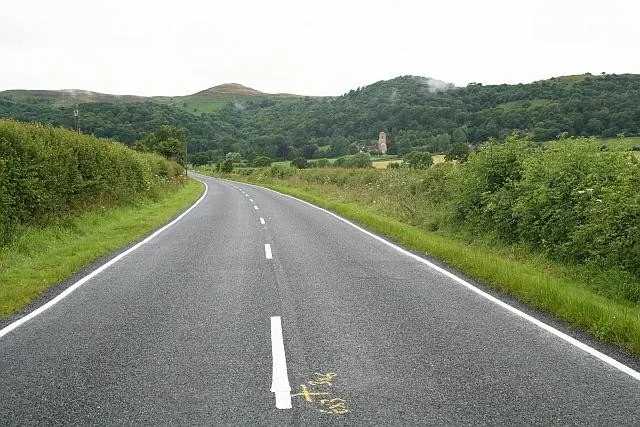
#> input picture src/Perception/test/road4.jpg, 640 x 427 px
$ python main.py
#> lines starting #> are read from the running program, lines starting #| are printed output that depends on the picture
### src/Perception/src/lane_detect.py
import numpy as np
import cv2
import numpy as np
import matplotlib.pyplot as plt
from sklearn.cluster import DBSCAN
from sklearn.preprocessing import StandardScaler

# import os
# os.environ["QT_QPA_PLATFORM"] = "offscreen"
# import matplotlib
# matplotlib.use('Qt5Agg')

def find_plateaus(img,
                  ascent_threshold=50,
                  winning_percentage=0.4,
                  ascent_to_plateau=20,
                  min_pixels_to_plateau=3,
                  lower_pixel_limit=5,
                  upper_pixel_limit=100,
                  confidence_interval=0.08):
    '''
    # Status:
    0. Did not pass threshold
    1. Segment not long enough
    2. Segment too long
    3. Did not pass winning threshold
    4. Did not pass ascent to plateau threshold
    5. Did not pass noise test
    6. PassedDocstring for find_plateaus
    '''
    if type(img) == str:
        img = cv2.imread(img)

    gray = cv2.cvtColor(img, cv2.COLOR_BGR2GRAY)
    _, w = gray.shape
    boundary_points = []
    status = [0, 0, 0, 0, 0, 0, 0]

    for i, row in enumerate(gray):
        row = row.tolist()
        j = 0
        while j < w - 1:
            # If no abrupt change: skip
            if abs(row[j] - row[j + 1]) < ascent_threshold:
                status[0] += 1
                j += 1
                continue

            # If abrupt change: find plateau
            ascent_value_pos = j
            ascent_value = row[ascent_value_pos]
            buffer = [j + 1]
            j += 2
            while j < w - 1 and abs(row[j] - row[j - 1]) < ascent_threshold:
                buffer.append(j)
                j += 1

            if len(buffer) < lower_pixel_limit:
                status[1] += 1
                continue
            if len(buffer) > upper_pixel_limit:
                status[2] += 1
                continue

            # Range Boyer-Moore voting for plateau
            plateau_pos = buffer[0]
            plateau = row[plateau_pos]
            counter = 0
            for pos in buffer:
                if counter == 0:
                    plateau_pos = pos
                    plateau = row[plateau_pos]
                    counter += 1
                else:
                    if (1 - confidence_interval) * plateau <= row[pos] <= (1 + confidence_interval) * plateau:
                        counter += 1
                    else:
                        counter -= 1


            # Check if plateau is stable & does not come from white noise
            counter = sum(1 for pos in buffer if (1 - confidence_interval) * plateau <= row[pos] <= (1 + confidence_interval) * plateau)

            if not counter >= len(buffer) * winning_percentage:
                status[3] += 1
                continue
            if not abs(plateau - ascent_value) >= ascent_to_plateau:
                status[4] += 1
                continue
            if not abs(plateau_pos - ascent_value_pos) <= min_pixels_to_plateau:
                status[5] += 1
                continue

            status[6] += 1
            boundary_points.append((plateau_pos, i))

    return boundary_points, status

def deproject_points(points, h, theta, f, k, u0, v0, eps=1e-8):
    world_points = []
    theta_rad = theta * np.pi / 180
    cos_theta = np.cos(theta_rad)
    sin_theta = np.sin(theta_rad)
    alpha = f / k
    for u, v in points:
        norm_u = (u - u0) / alpha
        norm_v = (v - v0) / alpha
        # scale = h / (cos_theta * norm_v - sin_theta + eps)
        # world_points.append((norm_u * scale, norm_v * scale))
        scale = h / (sin_theta * norm_v - cos_theta + eps)
        world_points.append((float(norm_u * scale), float(cos_theta * norm_v + sin_theta) * scale))

    return world_points


def dbscan_cluster(points, eps=0.5, min_samples=2, standardise=True):
    """
    Cluster points using DBSCAN algorithm.
    Separates left and right lane boundaries based on spatial proximity.

    Args:
        points: List of (x, y) coordinates
        eps: Distance threshold for clustering
        min_samples: Minimum points per cluster
        standardise: Whether to standardize features

    Returns:
        List of cluster labels (noise points labeled as -1)
    """
    if len(points) < min_samples:
        return [-1] * len(points)

    rescaled_points = StandardScaler().fit_transform(np.array(points.copy())) if standardise else points
    clusters = DBSCAN(eps=eps, min_samples=min_samples).fit(rescaled_points)

    return clusters.labels_.tolist()


def find_lane_points(points, labels):
    """
    Returns respectively the left and right lane.
    """
    if labels == [-1] or len(labels) == 0:
        return {}

    points_with_labels = {}
    for point, label in zip(points, labels):
        if label == -1:
            continue
        label = str(label)
        if label not in points_with_labels:
            points_with_labels[label] = [point]
        else:
            points_with_labels[label].append(point)

    max_len = 0
    second_max_len = 0
    left_lane_label = '0'
    right_lane_label = '0'
    for i in range(len(points_with_labels)):
        i = str(i)
        points_cnt = len(points_with_labels[i])
        if points_cnt >= max_len:
            if points_cnt != max_len:
                second_max_len = max_len
                right_lane_label = left_lane_label
            max_len = points_cnt
            left_lane_label = i
        elif len(points_with_labels[i]) > second_max_len:
            second_max_len = points_cnt
            right_lane_label = i

    left_mean_x = float(np.mean(np.array(points_with_labels[left_lane_label])[:, 0]))
    right_mean_x = float(np.mean(np.array(points_with_labels[right_lane_label])[:, 0]))

    if left_mean_x >= right_mean_x:
        left_lane_label, right_lane_label = right_lane_label, left_lane_label

    return points_with_labels[left_lane_label], points_with_labels[right_lane_label]


def fit_polynomial(points, degree=2, threshold=10):
    if len(points) < threshold:
        return None

    try:
        points = np.array(points)
        sorted_points = points[points[:, 0].argsort()]
        coefficients = np.polyfit(sorted_points[:, 0], sorted_points[:, 1], degree)
        return np.poly1d(coefficients)
    except Exception as e:
        print(f"Polynomial fitting error: {e}")
        return None


def suggest_path(left_lane_points, right_lane_points, diff_y=10):
    left_lane_points = np.array(left_lane_points)
    right_lane_points = np.array(right_lane_points)
    left_lane_points = left_lane_points[left_lane_points[:, 1].argsort()]
    right_lane_points = right_lane_points[right_lane_points[:, 1].argsort()]

    min_y_left = np.min(left_lane_points[:, 1])
    max_y_left = np.max(left_lane_points[:, 1])
    min_y_right = np.min(right_lane_points[:, 1])
    max_y_right = np.max(right_lane_points[:, 1])

    suggested_points = []
    for y in np.arange(min(min_y_left, min_y_right), max(max_y_left, max_y_right)):
        buffer_left = left_lane_points[(left_lane_points[:, 1] >= y - diff_y) & (left_lane_points[:, 1] <= y + diff_y)]
        buffer_right = right_lane_points[(right_lane_points[:, 1] >= y - diff_y) & (right_lane_points[:, 1] <= y + diff_y)]
        if not len(buffer_left) or not len(buffer_right):
            continue

        mean_x = (np.mean(buffer_left[:, 0]) + np.mean(buffer_right[:, 0])) / 2
        suggested_points.append((mean_x, y))

    return fit_polynomial(suggested_points)


# [70 lines left out: functions display_points, display_clusters, display_polynomials, not called in this run]


def run_lane_detect(img, h, theta, f, k, eps=1e-8, use_deprojected=False):
    if type(img) == str:
        img = cv2.imread(img)

    height, width, _ = img.shape
    points, _ = find_plateaus(img)
    deprojected = deproject_points(points, h, theta, f, k, width / 2, height / 2, eps=eps)
    labels = dbscan_cluster(deprojected, eps=0.3)
    if use_deprojected:
        points = deprojected
    first_lane, second_lane = find_lane_points(points, labels)
    return suggest_path(first_lane, second_lane), fit_polynomial(first_lane), fit_polynomial(second_lane)


# [45 lines left out: functions add_lanes_to_image, main, not called in this run]

    # [4 lines of commented-out code are left out]

# [2 lines that do not run on import are left out]


### src/Perception/src/lane_keeping.py
import numpy as np
import math

class LaneController:
    def __init__(self,
                wheelbase=26.5,
                max_steering_angle=25,
                max_speed=25.0,
                min_speed=10.0,
                lane_width=37.0):

        self.L = wheelbase
        self.max_steer = np.deg2rad(max_steering_angle)
        self.max_speed = max_speed
        self.min_speed = min_speed
        self.lane_width = lane_width

        # tuning hyperparameters
        self.k_lookahead = 1.0
        self.min_lookahead = 40.0
        self.lookahead_radius = 0
        self.k_speed = 30.0
        self.alpha = 0.6

        self.prev_steer = 0.0
        self.no_lane_counter = 0
        self.PATIENCE_LIMIT = 15

    def get_control(self, left_poly, right_poly, current_speed=15.0):
        target_poly, offset_mode = self._select_target_path(left_poly, right_poly)

        if target_poly is None:
            self.no_lane_counter += 1
            if self.no_lane_counter < self.PATIENCE_LIMIT:
                return self.prev_steer, self.min_speed, "FREE"
            else:
                return 0.0, 0.0, "NO_LANE"

        self.no_lane_counter = 0

        self.lookahead_radius = self.min_lookahead + (self.k_lookahead * (current_speed))
        self.lookahead_radius = max(self.min_lookahead, min(self.lookahead_radius, 120))

        try:
            gx, gy = self._find_circle_intersection(target_poly, self.lookahead_radius, offset_mode)

        except Exception as e:
            return self.prev_steer, 0.0, "MATH_ERR"

        alpha_angle = math.atan2(gx, gy)

        # Steering Angle = atan(2 * L * sin(alpha) / Ld)
        steer_rad = math.atan((2 * self.L * math.sin(alpha_angle)) / self.lookahead_radius)
        steer_rad = np.clip(steer_rad, -self.max_steer, self.max_steer)

        # 4. Smoothing
        steer_rad = (self.alpha * steer_rad) + ((1 - self.alpha) * self.prev_steer)
        self.prev_steer = steer_rad

        # 5. Speed Control
        curvature = abs(steer_rad)
        target_speed = self.max_speed / (1 + self.k_speed * curvature)
        target_speed = max(self.min_speed, min(self.max_speed, target_speed))

        # 6. State
        steer_deg = np.rad2deg(steer_rad)
        state = "STRAIGHT"
        if steer_deg > 3: state = "RIGHT_TURN"
        elif steer_deg < -3: state = "LEFT_TURN"

        return steer_deg, target_speed, state

    def _select_target_path(self, left_poly, right_poly):
        if left_poly is not None and right_poly is not None:
            # Average the coefficients for center path
            avg_coeffs = (left_poly.coeffs + right_poly.coeffs) / 2
            return np.poly1d(avg_coeffs), "CENTER"
        elif left_poly is not None:
            return left_poly, "RIGHT_OFFSET"
        elif right_poly is not None:
            return right_poly, "LEFT_OFFSET"
        return None, "NONE"

    def _find_circle_intersection(self, poly, radius, mode):
        # [28 lines of commented-out code are left out]

        new_coeffs = poly.coeffs.copy()

        if mode == "RIGHT_OFFSET":
            new_coeffs[-1] += (self.lane_width * 0.5)
        elif mode == "LEFT_OFFSET":
            new_coeffs[-1] -= (self.lane_width * 0.5)

        poly1 = new_coeffs
        poly2 = [1,0,0]
        combined_poly = np.polyadd(np.polymul(poly1,poly1), poly2)
        combined_poly[-1] -= radius**2
        search_points = np.roots(combined_poly)
        search_points = search_points[np.isreal(search_points)].real
        forward_points = search_points[search_points > 0]

        if len(forward_points) == 0:
            return (0, radius)

        y = np.min(forward_points)
        x = np.polyval(new_coeffs, y)
        best_point = (x,y)
        return best_point

### src/Perception/test/main.py
import cv2
import numpy as np
import traceback
from src.lane_detect import run_lane_detect
from Perception.src.lane_keeping import LaneController

CAMERA_HEIGHT = 20.5      # cm
CAMERA_PITCH  = 25.0      # degrees
FOCAL_LENGTH  = 273.0     # calibrated pixels (for 640 width)
LANE_WIDTH    = 37.0      # cm
WHEELBASE     = 26.5      # cm

# Image to test
TEST_IMAGE = "road4.jpg"

def draw_hud(img, steer_deg, speed, state, left_poly, right_poly, goal_point=None):
    h, w = img.shape[:2]
    display_img = img.copy()

    # 1. Draw Info Panel
    cv2.rectangle(display_img, (0, 0), (w, 80), (0, 0, 0), -1)
    cv2.putText(display_img, f"State: {state}", (10, 30), cv2.FONT_HERSHEY_SIMPLEX, 0.7, (0, 255, 255), 2)
    cv2.putText(display_img, f"Speed: {speed:.1f}", (200, 30), cv2.FONT_HERSHEY_SIMPLEX, 0.7, (0, 255, 0), 2)
    cv2.putText(display_img, f"Steer: {steer_deg:.1f} deg", (10, 60), cv2.FONT_HERSHEY_SIMPLEX, 0.7, (255, 100, 255), 2)

    # 2. Draw Lane Availability
    l_status = "YES" if left_poly else "NO"
    r_status = "YES" if right_poly else "NO"
    cv2.putText(display_img, f"L:{l_status} R:{r_status}", (200, 60), cv2.FONT_HERSHEY_SIMPLEX, 0.7, (200, 200, 200), 1)

    # 3. Visualize Steering (Blue Stick)
    center_x, center_y = w // 2, h
    line_len = 150
    angle_rad = np.deg2rad(steer_deg - 90)

    end_x = int(center_x + line_len * np.cos(angle_rad))
    end_y = int(center_y + line_len * np.sin(angle_rad))

    cv2.line(display_img, (center_x, center_y), (end_x, end_y), (255, 0, 0), 5)
    cv2.circle(display_img, (center_x, center_y), 10, (0, 0, 255), -1)

    if goal_point:
        gx, gy = goal_point
        scale = 3.0
        px = int(center_x + (gx * scale))
        py = int(h - (gy * scale))
        py = max(0, min(h-1, py)) # Clip to screen
        px = max(0, min(w-1, px))

        cv2.circle(display_img, (px, py), 10, (0, 255, 0), -1)
        cv2.putText(display_img, "TARGET", (px+10, py), cv2.FONT_HERSHEY_SIMPLEX, 0.5, (0, 255, 0), 1)

    return display_img

def main():

    # 1. Initialize Controller
    controller = LaneController(
        wheelbase=WHEELBASE,
        max_steering_angle=25,
        max_speed=25.0,
        min_speed=10.0,
        lane_width=LANE_WIDTH
    )

    # 2. Load Image
    frame = cv2.imread(TEST_IMAGE)
#> frame is the input picture: shape (427, 640, 3); mean B, G, R 129, 147.7, 140.1
    if frame is None:
        print(f"Error: Could not load {TEST_IMAGE}. Check filename.")
        return

    frame = cv2.resize(frame, (640, 480))
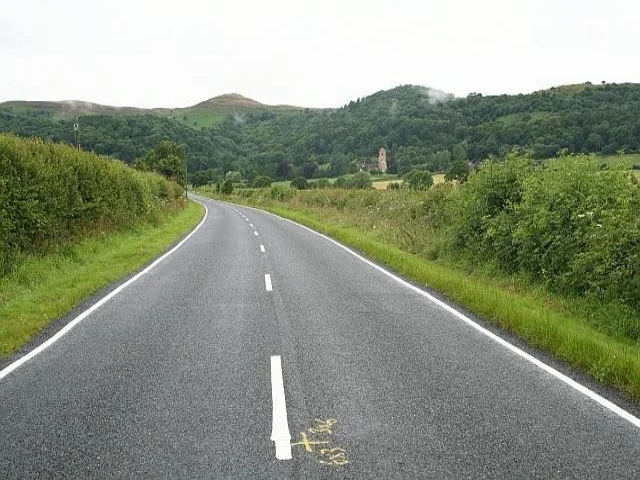
#> frame: shape (480, 640, 3); mean B, G, R 128.9, 147.6, 140

    try:
        print("Running Lane Detection...")
        path, left_poly, right_poly = run_lane_detect(
            frame,
            h=CAMERA_HEIGHT,
            theta=CAMERA_PITCH,
            f=FOCAL_LENGTH,
            k=1.0,
            use_deprojected=True
        )
#> in find_plateaus, `gray = cv2.cvtColor(img, cv2.COLOR_BGR2GRAY)`:
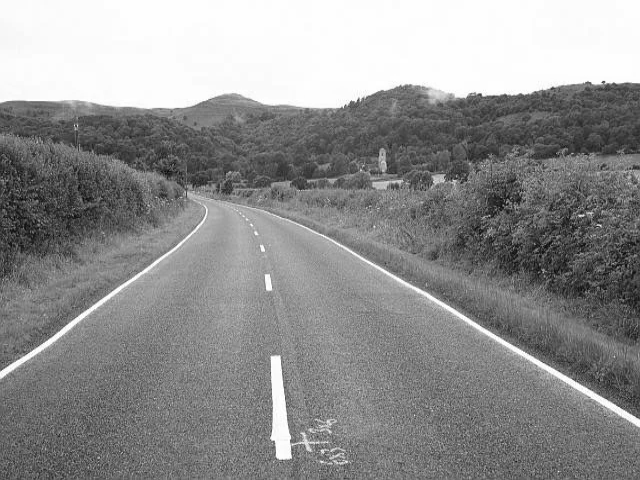
#> gray: shape (480, 640); min 7, max 255, mean 143.2
#> after the loop in find_plateaus, `for i, row in enumerate(gray):`: boundary_points = 185 pairs, first value 16 to 636, second value 81 to 473; status = [186441, 869, 316, 1087, 97, 416, 185]
#> in run_lane_detect, `points, _ = find_plateaus(img)`: points has the same summary as boundary_points in find_plateaus
#> the loop in deproject_points, `for u, v in points:` made 185 passes
#> (u, v, norm_u, norm_v, scale) on passes 1 to 3: (607, 81, 1.05, -0.582, -17.79), (587, 82, 0.978, -0.579, -17.81), (607, 82, 1.05, -0.579, -17.81)
#> after the loop in deproject_points, `for u, v in points:`: world_points = 185 pairs, first value -42.04 to 38.73, second value -44.94 to 1.87
#> in run_lane_detect, `deprojected = deproject_points(points, h, theta, f, k, width / 2, heig..`: deprojected has the same summary as world_points in deproject_points
#> in dbscan_cluster, `rescaled_points = StandardScaler().fit_transform(np.array(points.copy(..`: rescaled_points = 185 pairs, first value -2.39 to 2.25, second value -1.55 to 1.99
#> in run_lane_detect, `labels = dbscan_cluster(deprojected, eps=0.3)`: labels = 185 values, max 17 at index 181, min -1 at index 14, mean 5.85
#> in run_lane_detect, `points = deprojected`: points has the same summary as world_points in deproject_points
#> the loop in find_lane_points, `for point, label in zip(points, labels):` made 185 passes
#> (point, label) on passes 1 to 3: ((-18.7, 1.87), '0'), ((-17.42, 1.82), '0'), ((-18.73, 1.82), '0')
#> after the loop in find_lane_points, `for point, label in zip(points, labels):`: points_with_labels = 18 items
#> the loop in find_lane_points, `for i in range(len(points_with_labels)):` made 18 passes
#> (i, points_cnt, second_max_len, right_lane_label, max_len, left_lane_label) on passes 1, 3, 8: ('0', 5, 0, '0', 5, '0'), ('2', 30, 5, '0', 30, '2'), ('7', 74, 30, '2', 74, '7')
#> after the loop in find_lane_points, `for i in range(len(points_with_labels)):`: max_len = 74; second_max_len = 30
#> in find_lane_points, `left_mean_x = float(np.mean(np.array(points_with_labels[left_lane_labe..`: left_mean_x = 4.36
#> in find_lane_points, `right_mean_x = float(np.mean(np.array(points_with_labels[right_lane_la..`: right_mean_x = -15.47
#> in find_lane_points, `left_lane_label, right_lane_label = right_lane_label, left_lane_label`: left_lane_label = '2'; right_lane_label = '7'
#> in run_lane_detect, `first_lane, second_lane = find_lane_points(points, labels)`: first_lane = 30 pairs, first value -26.7 to -2.14, second value -14.67 to 0.77; second_lane = 74 pairs, first value -2.97 to 6.91, second value -42.73 to -22.93
#> in suggest_path, `left_lane_points = np.array(left_lane_points)`: left_lane_points has the same summary as first_lane in run_lane_detect
#> in suggest_path, `right_lane_points = np.array(right_lane_points)`: right_lane_points has the same summary as second_lane in run_lane_detect
#> in suggest_path, `min_y_left = np.min(left_lane_points[:, 1])`: min_y_left = -14.67
#> in suggest_path, `max_y_left = np.max(left_lane_points[:, 1])`: max_y_left = 0.77
#> in suggest_path, `min_y_right = np.min(right_lane_points[:, 1])`: min_y_right = -42.73
#> in suggest_path, `max_y_right = np.max(right_lane_points[:, 1])`: max_y_right = -22.93
#> the loop in suggest_path, `for y in np.arange(min(min_y_left, min_y_right), max(max_y_left, max_y..` made 44 passes
#> mean_x on passes 23 to 29: -8.09, -7.29, -7.55, -7.06, -7.49, -6.78, -6.2
#> after the loop in suggest_path, `for y in np.arange(min(min_y_left, min_y_right), max(max_y_left, max_y..`: suggested_points = [(-6.09, -23.73), (-6.1, -22.73), (-7.14, -21.73), (-8.09, -20.73), (-7.29, -19.73), (-7.55, -18.73), (-7.06, -17.73), (-7.49, -16.73), (-6.78, -15.73), (-6.2, -14.73), (-6.31, -13.73)]
#> in fit_polynomial, `points = np.array(points)`: points = [[-6.09, -23.73], [-6.1, -22.73], [-7.14, -21.73], [-8.09, -20.73], [-7.29, -19.73], [-7.55, -18.73], [-7.06, -17.73], [-7.49, -16.73], [-6.78, -15.73], [-6.2, -14.73], [-6.31, -13.73]]
#> in fit_polynomial, `sorted_points = points[points[:, 0].argsort()]`: sorted_points = [[-8.09, -20.73], [-7.55, -18.73], [-7.49, -16.73], [-7.29, -19.73], [-7.14, -21.73], [-7.06, -17.73], [-6.78, -15.73], [-6.31, -13.73], [-6.2, -14.73], [-6.1, -22.73], [-6.09, -23.73]]
#> in fit_polynomial, `coefficients = np.polyfit(sorted_points[:, 0], sorted_points[:, 1], de..`: coefficients = [-2.83, -39.14, -153]

        steer, speed, state = controller.get_control(left_poly, right_poly, current_speed=15.0)
#> steer = -15; speed = 10; state = 'LEFT_TURN'

        goal_point = None
        target_poly, offset_mode = controller._select_target_path(left_poly, right_poly)
#> offset_mode = 'CENTER'
        if target_poly:
            lookahead = controller.min_lookahead + (controller.k_lookahead * (15.0 - 10))
            lookahead = max(controller.min_lookahead, min(lookahead, 120))
            tx = target_poly(lookahead)
#> tx = -163.7
            if offset_mode == "RIGHT_OFFSET": tx += (LANE_WIDTH / 2.0)
            elif offset_mode == "LEFT_OFFSET": tx -= (LANE_WIDTH / 2.0)
            goal_point = (tx, lookahead)
#> goal_point = (-163.7, 45)

        # 6. Visualization
        print("\n--- RESULTS ---")
        print(f"Steering Angle: {steer:.2f} degrees")
#| Steering Angle: -15.00 degrees
        print(f"Target Speed:   {speed:.2f}")
#| Target Speed:   10.00
        print(f"Robot State:    {state}")
#| Robot State:    LEFT_TURN
        print(f"Left Lane:      {'FOUND' if left_poly else 'MISSING'}")
#| Left Lane:      FOUND
        print(f"Right Lane:     {'FOUND' if right_poly else 'MISSING'}")
#| Right Lane:     FOUND

        result_img = draw_hud(frame, steer, speed, state, left_poly, right_poly, goal_point)
#> in draw_hud, `angle_rad = np.deg2rad(steer_deg - 90)`: angle_rad = -1.83
#> in draw_hud, `end_x = int(center_x + line_len * np.cos(angle_rad))`: end_x = 281
#> in draw_hud, `end_y = int(center_y + line_len * np.sin(angle_rad))`: end_y = 335
#> in draw_hud, `gx, gy = goal_point`: gx = -163.7; gy = 45
#> in draw_hud, `px = int(center_x + (gx * scale))`: px = -171
#> in draw_hud, `py = int(h - (gy * scale))`: py = 345
#> in draw_hud, `px = max(0, min(w-1, px))`: px = 0
#> in draw_hud, `cv2.putText(display_img, "TARGET", (px+10, py), cv2.FONT_HERSHEY_SIMPL..`:
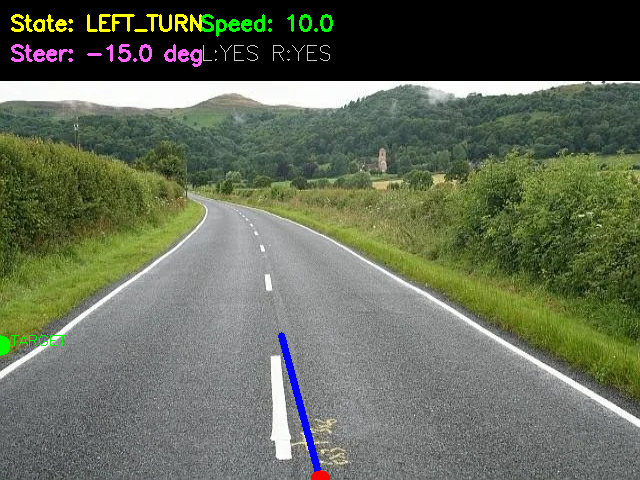
#> display_img: shape (480, 640, 3); mean B, G, R 87.7, 106.9, 99.2

        cv2.imshow("Debug View (Press Key to Exit)", result_img)
        cv2.waitKey(0)
        cv2.destroyAllWindows()

    except Exception:
        traceback.print_exc()

if __name__ == "__main__":
    main()
